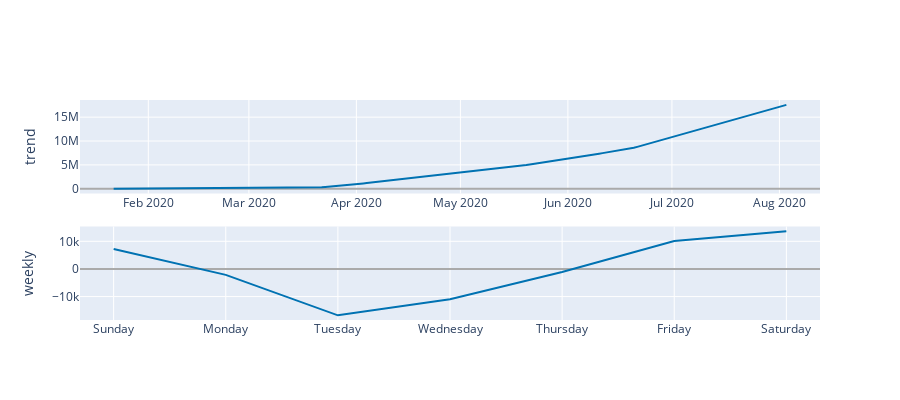

The cell this chart's notebook holds for it:
### Code cell
plot_components_plotly(model, forecast)

### Figure 1 — Plotly figure (JSON) as saved in the notebook; plotly's stock layout.template omitted (floating-point values rounded to 4 significant figures; data arrays with more than 128 entries replaced by an {"elided": "..."} marker saying what was removed)
{"data": [{"line": {"color": "#0072B2", "width": 2}, "mode": "lines", "name": "trend", "type": "scatter", "x": {"elided": "195 str values"}, "xaxis": "x", "y": {"elided": "195 float values"}, "yaxis": "y"}, {"line": {"color": "rgba(0, 114, 178, 0.2)", "width": 0}, "mode": "lines", "name": "trend_upper", "type": "scatter", "x": {"elided": "195 str values"}, "xaxis": "x", "y": {"elided": "195 float values"}, "yaxis": "y"}, {"fill": "tonexty", "fillcolor": "rgba(0, 114, 178, 0.2)", "line": {"color": "rgba(0, 114, 178, 0.2)", "width": 0}, "mode": "lines", "name": "trend_lower", "type": "scatter", "x": {"elided": "195 str values"}, "xaxis": "x", "y": {"elided": "195 float values"}, "yaxis": "y"}, {"line": {"color": "#0072B2", "width": 2}, "mode": "lines", "name": "weekly", "type": "scatter", "x": ["2017-01-01T00:00:00", "2017-01-02T00:00:00", "2017-01-03T00:00:00", "2017-01-04T00:00:00", "2017-01-05T00:00:00", "2017-01-06T00:00:00", "2017-01-07T00:00:00"], "xaxis": "x2", "y": [7218.0, -2144.0, -16780.0, -10990.0, -1079.0, 10100.0, 13670.0], "yaxis": "y2"}], "layout": {"height": 400, "showlegend": false, "width": 900, "xaxis": {"anchor": "y", "domain": [0, 1], "range": ["2020-01-12T07:12:00", "2020-08-12T16:48:00"], "type": "date"}, "xaxis2": {"anchor": "y2", "domain": [0, 1], "range": ["2016-12-31T16:48:00", "2017-01-07T07:12:00"], "tickformat": "%A", "type": "date"}, "yaxis": {"anchor": "x", "domain": [0.575, 1], "rangemode": "normal", "title": {"text": "trend"}, "zerolinecolor": "#AAA"}, "yaxis2": {"anchor": "x2", "domain": [0, 0.425], "title": {"text": "weekly"}, "zerolinecolor": "#AAA"}}}
